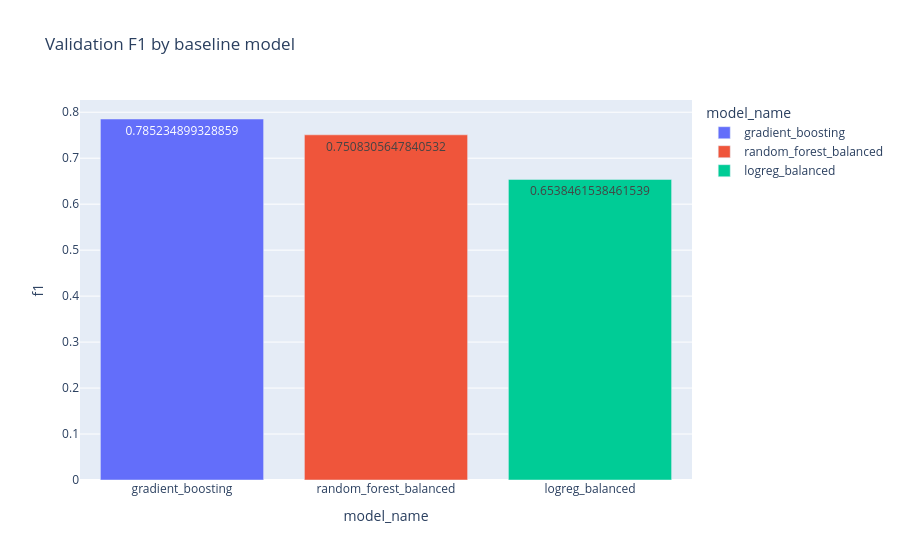

The code cell stored with this chart in its notebook:
### Markdown cell above
## Baseline-модели

Собираем единый preprocessing pipeline:
- numeric → impute + scale для линейной модели;
- categorical/text-like → impute + one-hot.

Сравниваем несколько baseline-моделей:
- `LogisticRegression(class_weight='balanced')`;
- `RandomForestClassifier(class_weight='balanced')`;
- `GradientBoostingClassifier`.

Дополнительно подбираем порог на validation по precision-recall curve: берём лучший F1 при бизнес-ограничении `precision >= 0.5`, а если таких точек нет — глобально лучший F1.

### Code cell
def split_columns(df):
    categorical_cols = []
    numeric_cols = []
    for col in df.columns:
        if pd.api.types.is_numeric_dtype(df[col]):
            numeric_cols.append(col)
        else:
            categorical_cols.append(col)
    return numeric_cols, categorical_cols

num_cols, cat_cols = split_columns(X_train_fe)
print('Numeric cols:', len(num_cols))
print('Categorical cols:', len(cat_cols))

numeric_transformer = Pipeline(steps=[
    ('imputer', SimpleImputer(strategy='median')),
    ('scaler', StandardScaler())
])

categorical_transformer = Pipeline(steps=[
    ('imputer', SimpleImputer(strategy='most_frequent')),
    ('onehot', OneHotEncoder(handle_unknown='ignore', min_frequency=10))
])

preprocessor = ColumnTransformer(transformers=[
    ('num', numeric_transformer, num_cols),
    ('cat', categorical_transformer, cat_cols)
])

def find_best_threshold(y_true, probas, min_precision=0.5):
    precision, recall, thresholds = precision_recall_curve(y_true, probas)
    candidates = []
    for i, thr in enumerate(thresholds):
        p = precision[i]
        r = recall[i]
        f1 = 0.0 if (p + r) == 0 else 2 * p * r / (p + r)
        candidates.append((thr, p, r, f1))
    if not candidates:
        return 0.5, {'precision': 0.0, 'recall': 0.0, 'f1': 0.0}
    filtered = [x for x in candidates if x[1] >= min_precision]
    chosen = max(filtered if filtered else candidates, key=lambda x: x[3])
    return chosen[0], {'precision': chosen[1], 'recall': chosen[2], 'f1': chosen[3]}

def evaluate_model(name, model, X_tr, y_tr, X_va, y_va):
    pipe = Pipeline(steps=[('preprocessor', preprocessor), ('model', model)])
    pipe.fit(X_tr, y_tr)
    val_proba = pipe.predict_proba(X_va)[:, 1] if hasattr(pipe.named_steps['model'], 'predict_proba') else pipe.decision_function(X_va)
    threshold, thr_metrics = find_best_threshold(y_va, val_proba, min_precision=0.5)
    val_pred = (val_proba >= threshold).astype(int)
    metrics = {
        'model_name': name,
        'threshold': float(threshold),
        'f1': float(f1_score(y_va, val_pred, zero_division=0)),
        'precision': float(precision_score(y_va, val_pred, zero_division=0)),
        'recall': float(recall_score(y_va, val_pred, zero_division=0)),
        'roc_auc': float(roc_auc_score(y_va, val_proba)),
        'pr_auc': float(average_precision_score(y_va, val_proba))
    }
    return pipe, metrics

models = {
    'logreg_balanced': LogisticRegression(max_iter=2000, class_weight='balanced', random_state=RANDOM_STATE),
    'random_forest_balanced': RandomForestClassifier(
        n_estimators=300, max_depth=None, min_samples_leaf=2,
        class_weight='balanced', random_state=RANDOM_STATE, n_jobs=-1
    ),
    'gradient_boosting': GradientBoostingClassifier(random_state=RANDOM_STATE)
}

trained_models = {}
results = []
for name, model in models.items():
    pipe, metrics = evaluate_model(name, model, X_train_fe, y_train, X_val_fe, y_val)
    trained_models[name] = pipe
    results.append(metrics)
    print(name, metrics)

results_df = pd.DataFrame(results).sort_values(['f1', 'pr_auc', 'recall'], ascending=False).reset_index(drop=True)
print(results_df)

fig = px.bar(results_df, x='model_name', y='f1', color='model_name', text='f1', title='Validation F1 by baseline model')
FIGS.append(fig)
fig.show()

### Figure 1 — Plotly figure (JSON) as saved in the notebook; plotly's stock layout.template omitted (floating-point values rounded to 4 significant figures)
{"data": [{"hovertemplate": "model_name=%{x}<br>f1=%{text}<extra></extra>", "legendgroup": "gradient_boosting", "marker": {"color": "#636efa", "pattern": {"shape": ""}}, "name": "gradient_boosting", "orientation": "v", "showlegend": true, "text": [0.7852], "textposition": "auto", "type": "bar", "x": ["gradient_boosting"], "xaxis": "x", "y": [0.7852], "yaxis": "y"}, {"hovertemplate": "model_name=%{x}<br>f1=%{text}<extra></extra>", "legendgroup": "random_forest_balanced", "marker": {"color": "#EF553B", "pattern": {"shape": ""}}, "name": "random_forest_balanced", "orientation": "v", "showlegend": true, "text": [0.7508], "textposition": "auto", "type": "bar", "x": ["random_forest_balanced"], "xaxis": "x", "y": [0.7508], "yaxis": "y"}, {"hovertemplate": "model_name=%{x}<br>f1=%{text}<extra></extra>", "legendgroup": "logreg_balanced", "marker": {"color": "#00cc96", "pattern": {"shape": ""}}, "name": "logreg_balanced", "orientation": "v", "showlegend": true, "text": [0.6538], "textposition": "auto", "type": "bar", "x": ["logreg_balanced"], "xaxis": "x", "y": [0.6538], "yaxis": "y"}], "layout": {"barmode": "relative", "legend": {"title": {"text": "model_name"}, "tracegroupgap": 0}, "title": {"text": "Validation F1 by baseline model"}, "xaxis": {"anchor": "y", "categoryarray": ["gradient_boosting", "random_forest_balanced", "logreg_balanced"], "categoryorder": "array", "domain": [0.0, 1.0], "title": {"text": "model_name"}}, "yaxis": {"anchor": "x", "domain": [0.0, 1.0], "title": {"text": "f1"}}}}
